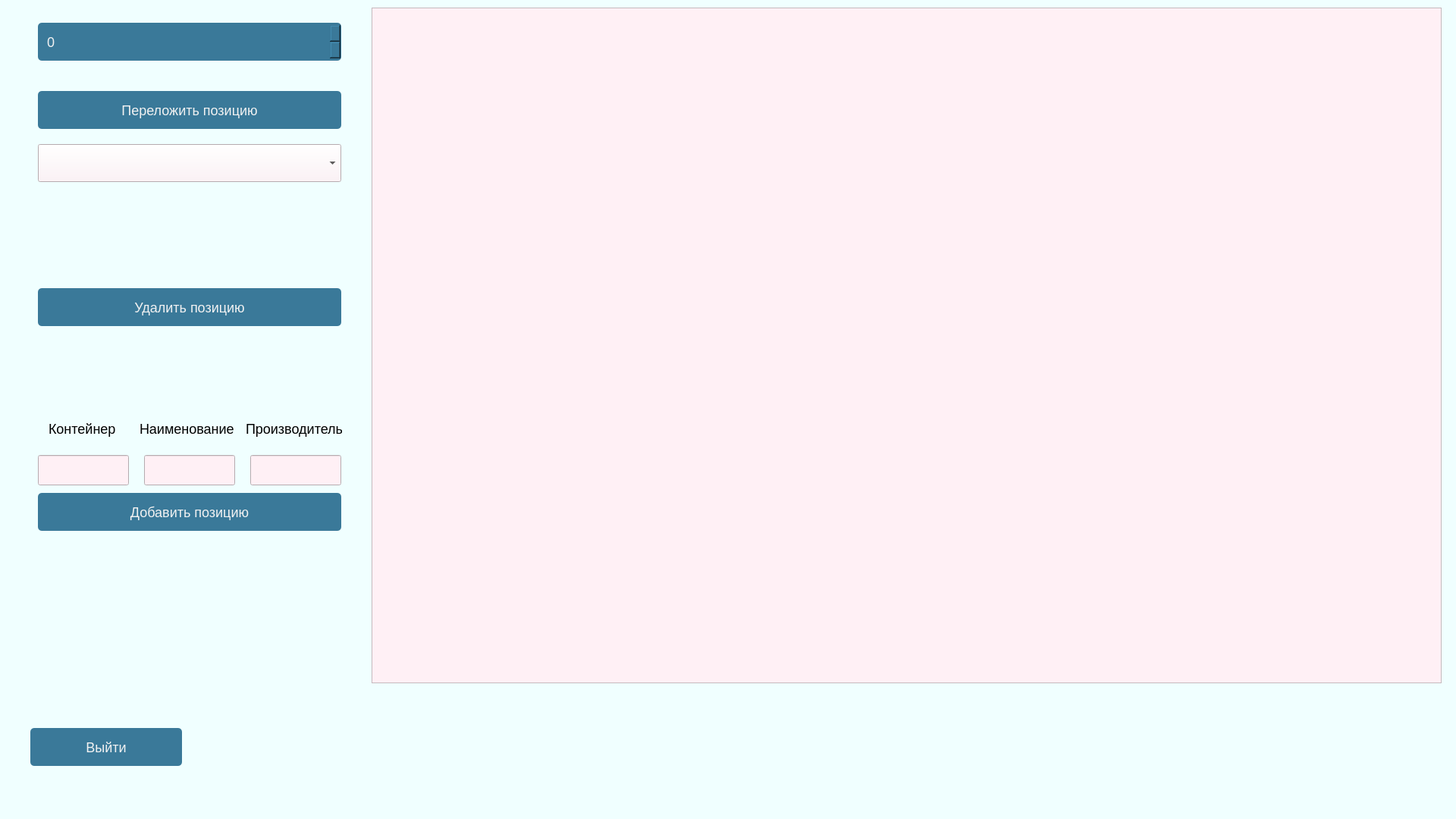
<?xml version="1.0" encoding="UTF-8"?>
<ui version="4.0">
 <class>MainWindow</class>
 <widget class="QMainWindow" name="MainWindow">
  <property name="geometry">
   <rect>
    <x>0</x>
    <y>0</y>
    <width>1920</width>
    <height>1080</height>
   </rect>
  </property>
  <property name="windowTitle">
   <string>Учет склада</string>
  </property>
  <property name="styleSheet">
   <string notr="true">background-color: rgb(240, 255, 255);</string>
  </property>
  <widget class="QWidget" name="centralwidget">
   <widget class="QPushButton" name="addPos">
    <property name="geometry">
     <rect>
      <x>50</x>
      <y>650</y>
      <width>400</width>
      <height>50</height>
     </rect>
    </property>
    <property name="styleSheet">
     <string notr="true">height: 42px;
border: none;
background: #3a7999;
color: #f2f2f2;
padding: 10px;
font-size: 18px;
border-radius: 5px;
position: relative;
box-sizing: border-box;
transition: all 500ms ease; </string>
    </property>
    <property name="text">
     <string>Добавить позицию</string>
    </property>
   </widget>
   <widget class="QPushButton" name="delPos">
    <property name="geometry">
     <rect>
      <x>50</x>
      <y>380</y>
      <width>400</width>
      <height>50</height>
     </rect>
    </property>
    <property name="styleSheet">
     <string notr="true">height: 42px;
border: none;
background: #3a7999;
color: #f2f2f2;
padding: 10px;
font-size: 18px;
border-radius: 5px;
position: relative;
box-sizing: border-box;
transition: all 500ms ease; </string>
    </property>
    <property name="text">
     <string>Удалить позицию</string>
    </property>
   </widget>
   <widget class="QLabel" name="infoLabel">
    <property name="geometry">
     <rect>
      <x>490</x>
      <y>950</y>
      <width>1411</width>
      <height>51</height>
     </rect>
    </property>
    <property name="font">
     <font>
      <pointsize>18</pointsize>
     </font>
    </property>
    <property name="styleSheet">
     <string notr="true">background-color: rgb(240, 255, 255);</string>
    </property>
    <property name="text">
     <string/>
    </property>
   </widget>
   <widget class="QPushButton" name="pushButton">
    <property name="geometry">
     <rect>
      <x>40</x>
      <y>960</y>
      <width>200</width>
      <height>50</height>
     </rect>
    </property>
    <property name="styleSheet">
     <string notr="true">height: 42px;
border: none;
background: #3a7999;
color: #f2f2f2;
padding: 10px;
font-size: 18px;
border-radius: 5px;
position: relative;
box-sizing: border-box;
transition: all 500ms ease; </string>
    </property>
    <property name="text">
     <string>Выйти</string>
    </property>
   </widget>
   <widget class="QPushButton" name="swapPos">
    <property name="geometry">
     <rect>
      <x>50</x>
      <y>120</y>
      <width>400</width>
      <height>50</height>
     </rect>
    </property>
    <property name="styleSheet">
     <string notr="true">height: 42px;
border: none;
background: #3a7999;
color: #f2f2f2;
padding: 10px;
font-size: 18px;
border-radius: 5px;
position: relative;
box-sizing: border-box;
transition: all 500ms ease; </string>
    </property>
    <property name="text">
     <string>Переложить позицию</string>
    </property>
   </widget>
   <widget class="QTableWidget" name="resultTable">
    <property name="geometry">
     <rect>
      <x>490</x>
      <y>10</y>
      <width>1411</width>
      <height>891</height>
     </rect>
    </property>
    <property name="font">
     <font>
      <family>MS Shell Dlg 2</family>
      <pointsize>-1</pointsize>
      <weight>50</weight>
      <bold>false</bold>
     </font>
    </property>
    <property name="styleSheet">
     <string notr="true">background-color: rgb(255, 240, 245);
font-size: 24px;
/*height: 42px;
position: relative;
box-sizing: border-box;
ransition: all 500ms ease;*/</string>
    </property>
   </widget>
   <widget class="QSpinBox" name="countOfPos">
    <property name="geometry">
     <rect>
      <x>50</x>
      <y>30</y>
      <width>400</width>
      <height>50</height>
     </rect>
    </property>
    <property name="styleSheet">
     <string notr="true">height: 42px;
border: none;
background: #3a7999;
color: #f2f2f2;
padding: 10px;
font-size: 18px;
border-radius: 5px;
position: relative;
box-sizing: border-box;
transition: all 500ms ease; </string>
    </property>
   </widget>
   <widget class="QComboBox" name="comboBox">
    <property name="geometry">
     <rect>
      <x>50</x>
      <y>190</y>
      <width>400</width>
      <height>50</height>
     </rect>
    </property>
    <property name="styleSheet">
     <string notr="true">background-color: rgb(255, 240, 245);
height: 42px;
/*border: none;*/
padding: 10px;
font-size: 18px;
/*border-radius: 5px;*/
position: relative;
box-sizing: border-box;
transition: all 500ms ease; </string>
    </property>
   </widget>
   <widget class="QLineEdit" name="lineEditAddCont">
    <property name="geometry">
     <rect>
      <x>50</x>
      <y>600</y>
      <width>120</width>
      <height>40</height>
     </rect>
    </property>
    <property name="styleSheet">
     <string notr="true">background-color: rgb(255, 240, 245);
height: 42px;
padding: 10px;
font-size: 18px;
position: relative;
box-sizing: border-box;
transition: all 500ms ease; </string>
    </property>
   </widget>
   <widget class="QLineEdit" name="lineEditAddName">
    <property name="geometry">
     <rect>
      <x>190</x>
      <y>600</y>
      <width>120</width>
      <height>40</height>
     </rect>
    </property>
    <property name="styleSheet">
     <string notr="true">background-color: rgb(255, 240, 245);
height: 42px;
padding: 10px;
font-size: 18px;
position: relative;
box-sizing: border-box;
transition: all 500ms ease; </string>
    </property>
   </widget>
   <widget class="QLineEdit" name="lineEditAddProd">
    <property name="geometry">
     <rect>
      <x>330</x>
      <y>600</y>
      <width>120</width>
      <height>40</height>
     </rect>
    </property>
    <property name="styleSheet">
     <string notr="true">background-color: rgb(255, 240, 245);
height: 42px;
padding: 10px;
font-size: 18px;
position: relative;
box-sizing: border-box;
transition: all 500ms ease; </string>
    </property>
   </widget>
   <widget class="QLabel" name="label">
    <property name="geometry">
     <rect>
      <x>50</x>
      <y>540</y>
      <width>120</width>
      <height>50</height>
     </rect>
    </property>
    <property name="styleSheet">
     <string notr="true">height: 42px;
border: none;
color: black;
padding: 10px;
font-size: 18px;
border-radius: 5px;
position: relative;
box-sizing: border-box;
transition: all 500ms ease; </string>
    </property>
    <property name="text">
     <string>Контейнер</string>
    </property>
   </widget>
   <widget class="QLabel" name="label_2">
    <property name="geometry">
     <rect>
      <x>170</x>
      <y>540</y>
      <width>171</width>
      <height>50</height>
     </rect>
    </property>
    <property name="styleSheet">
     <string notr="true">height: 42px;
border: none;
color: black;
padding: 10px;
font-size: 18px;
border-radius: 5px;
position: relative;
box-sizing: border-box;
transition: all 500ms ease; </string>
    </property>
    <property name="text">
     <string>Наименование</string>
    </property>
   </widget>
   <widget class="QLabel" name="label_3">
    <property name="geometry">
     <rect>
      <x>310</x>
      <y>540</y>
      <width>151</width>
      <height>50</height>
     </rect>
    </property>
    <property name="styleSheet">
     <string notr="true">height: 42px;
border: none;
color: black;
padding: 10px;
font-size: 18px;
border-radius: 5px;
position: relative;
box-sizing: border-box;
transition: all 500ms ease; </string>
    </property>
    <property name="text">
     <string>Производитель</string>
    </property>
   </widget>
  </widget>
  <widget class="QMenuBar" name="menubar">
   <property name="geometry">
    <rect>
     <x>0</x>
     <y>0</y>
     <width>1920</width>
     <height>26</height>
    </rect>
   </property>
  </widget>
  <widget class="QStatusBar" name="statusbar"/>
 </widget>
 <resources/>
 <connections/>
</ui>
